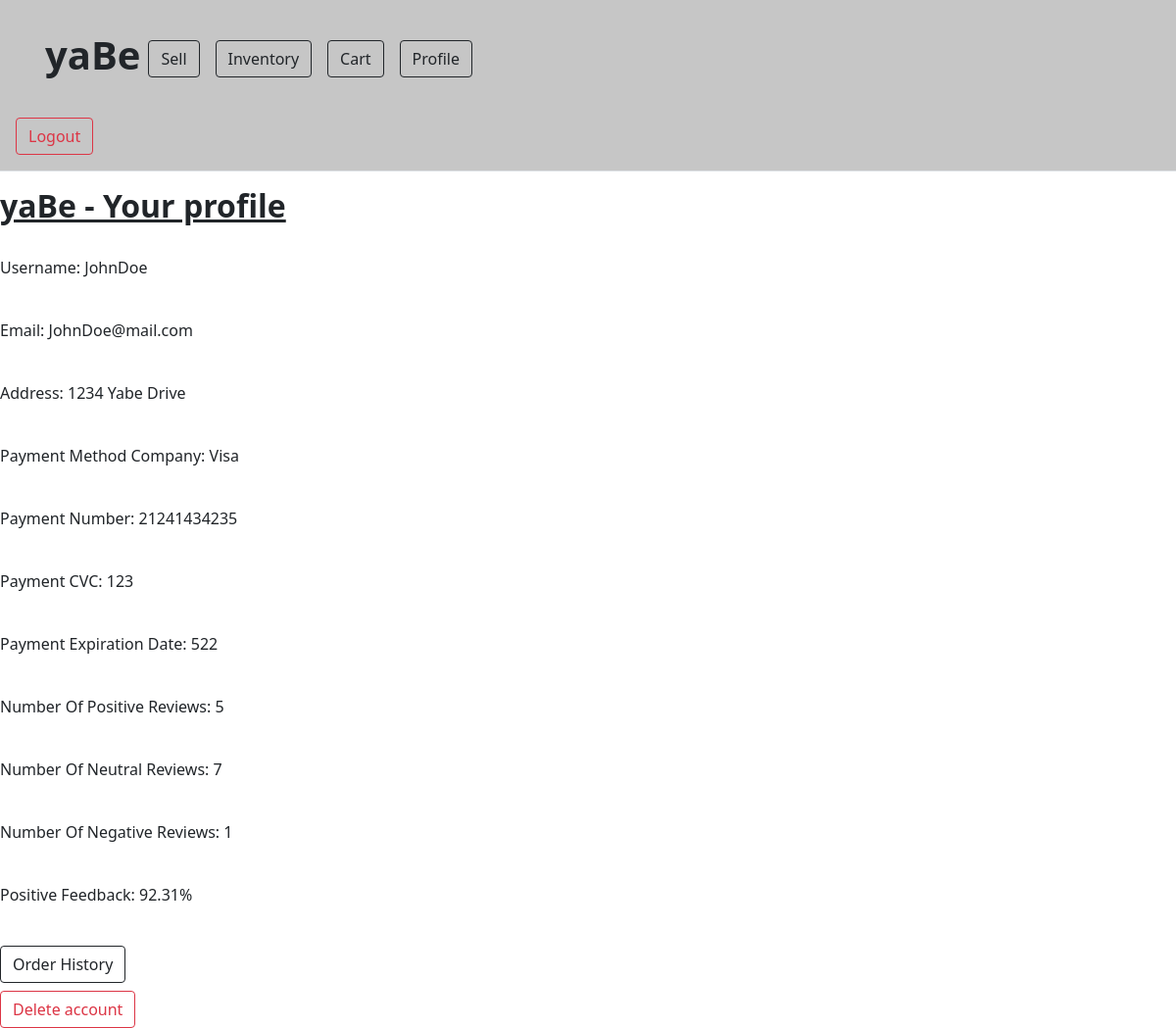
The page /view_profile (signed in) on the database its author committed.
### app/models.py (models this page shows, shortened)
class User(UserMixin, db.Model):
 id = db.Column(db.Integer, primary_key = True)
 username = db.Column(db.String(16))
 email = db.Column(db.String(64))
 password_hash = db.Column(db.String(128))
 address = db.Column(db.String(128))
 payment_method_company = db.Column(db.String(10))
 payment_method_number = db.Column(db.Integer)
 payment_method_cvc = db.Column(db.Integer)
 payment_method_expdate = db.Column(db.Integer)
 num_positive_reviews = db.Column(db.Integer)
 num_neutral_reviews = db.Column(db.Integer)
 num_negative_reviews = db.Column(db.Integer)
 items = db.relationship('Item')
 orders = db.relationship('Order')

### app/routes.py (the view)
@appObj.route('/view_profile', methods = ['GET', 'POST'])
@login_required
def view_profile():
 user = current_user
 rating_percentage = calculate_rating(user)
 return render_template('user_profiles.html', user = user, rating_percentage = rating_percentage)

### app/models.py (called while the page is built)
@login.user_loader
def load_user(id):
 return User.query.get(int(id))

### app/routes.py (called while the page is built)
def calculate_rating(user): #helper function to return feedback by percentage--range of 0% to 100%
  total_reviews = user.num_positive_reviews + user.num_neutral_reviews + user.num_negative_reviews
  if(total_reviews == 0):
    return 0
  return ((user.num_positive_reviews + user.num_neutral_reviews) / float(total_reviews)) * 100

### app/templates/user_profiles.html (shortened to what this page needs)
<!doctype html>
<html lang="en">
  <head>
     <link href="https://cdn.jsdelivr.net/npm/bootstrap@5.0.2/dist/css/bootstrap.min.css" rel="stylesheet">
    <body>
    <body>
<main>
    <header class="p-3 mb-3 border-bottom" style= "background: #c6c6c6">
    <div class="container p-3 mb-3" style="background: #c6c6c6"">
     <div class="d-flex flex-wrap align-items-center justify-content-center justify-content-lg-start"</div>
        <a href="/home" class="d-flex align-items-center mb-2 mb-lg-0 text-dark text-decoration-none">
         <h1> <b> yaBe </b> </h1>
        </a>
        <ul class="nav col-12 col-lg-auto me-lg-auto mb-2 justify-content-center mb-md-0">
         <li> <a class="btn btn-outline-dark m-2" href="sell_item" role="button">Sell</a> </li>
         <li> <a class="btn btn-outline-dark m-2" href="see_all_items" role="button">Inventory</a> </li>
         <li> <a class="btn btn-outline-dark m-2" href="cart" role="button">Cart</a></li>
         <li> <a class="btn btn-outline-dark m-2" href="view_profile" role="button"> Profile </a></li>
        </ul>
        <br>
       </div>
     </div>
  <div class="d-flex flex-wrap align-items-center justify-content-center justify-content-lg-start" </div>
   <a class="btn btn-outline-danger mr-2" href="{{url_for('logout')}}" role="button"> Logout </a>
  </header>
    <h2><u><b> yaBe - Your profile</u></b> </h2>
    <br>
    <p> Username: {{user.username}} </p> <br>
    <p> Email: {{user.email}} </p>  <br>
    <p> Address: {{user.address}} </p> <br>
    <p> Payment Method Company: {{user.payment_method_company}} </p> <br>
    <p> Payment Number: {{user.payment_method_number}} </p> <br>
    <p> Payment CVC: {{user.payment_method_cvc}} </p> <br>
    <p> Payment Expiration Date: {{user.payment_method_expdate}} </p> <br>
    <p> Number Of Positive Reviews: {{user.num_positive_reviews}} </p> <br>
    <p> Number Of Neutral Reviews: {{user.num_neutral_reviews}} </p> <br>
    <p> Number Of Negative Reviews: {{user.num_negative_reviews}} </p> <br>
    <p> Positive Feedback: {{"%.2f%%"|format(rating_percentage)}} </p> <br>
    <a class="btn btn-outline-dark mb-2" href="checkout" role="button"> Order History </a>
    <br>
    <a class="btn btn-outline-danger" href="deleteUser" role="button"> Delete account </a>
</main>
  </body>
</html>

### rows shown on the page
User: username "JohnDoe", email "JohnDoe@mail.com", address "1234 Yabe Drive", payment_method_company "Visa", payment_method_number "21241434235", payment_method_cvc "123", payment_method_expdate "522", num_positive_reviews "5", num_neutral_reviews "7", num_negative_reviews "1"

### other values the page prints
{{ "%.2f%%"|format(rating_percentage) }} "92.31%"
